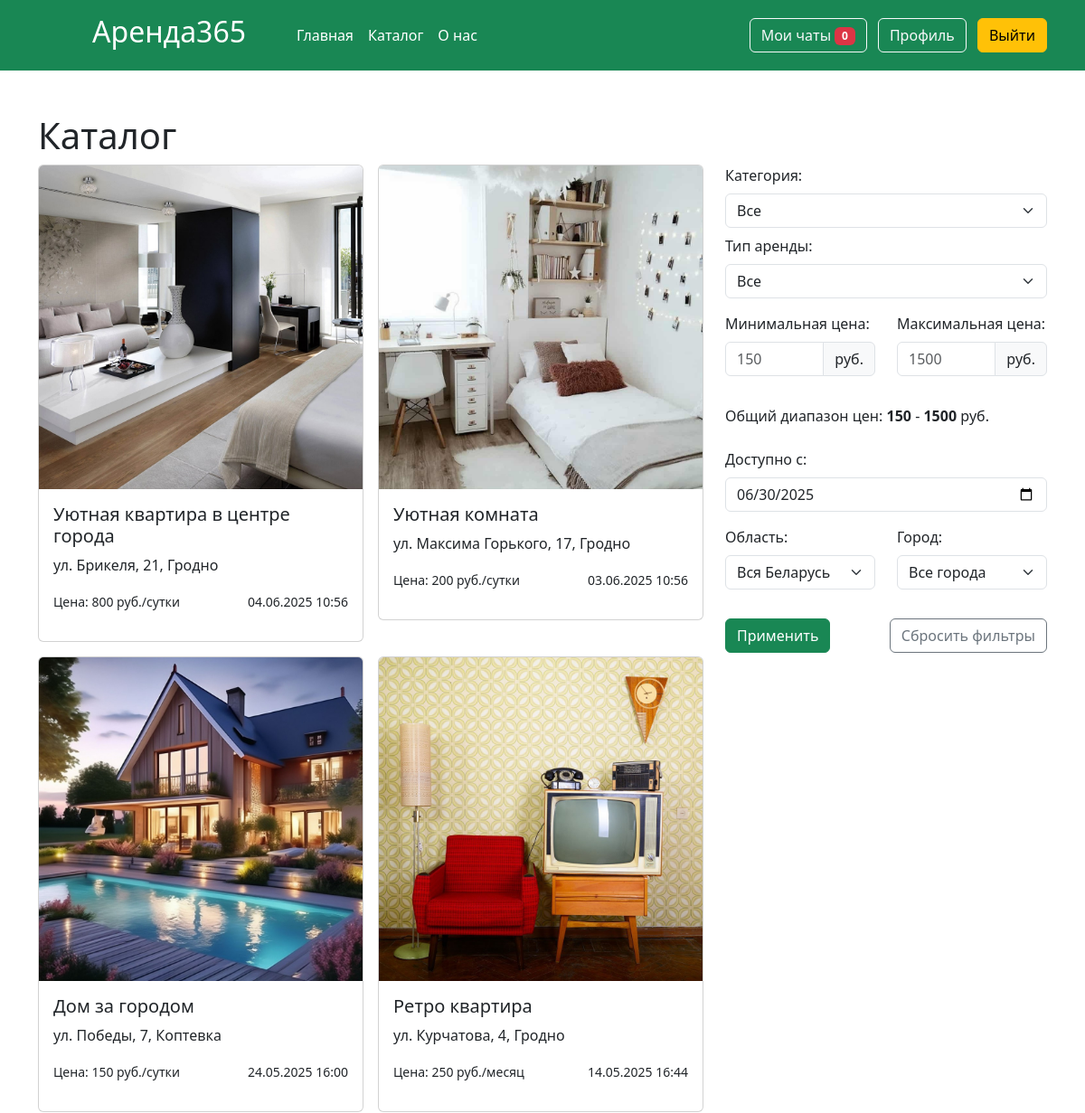
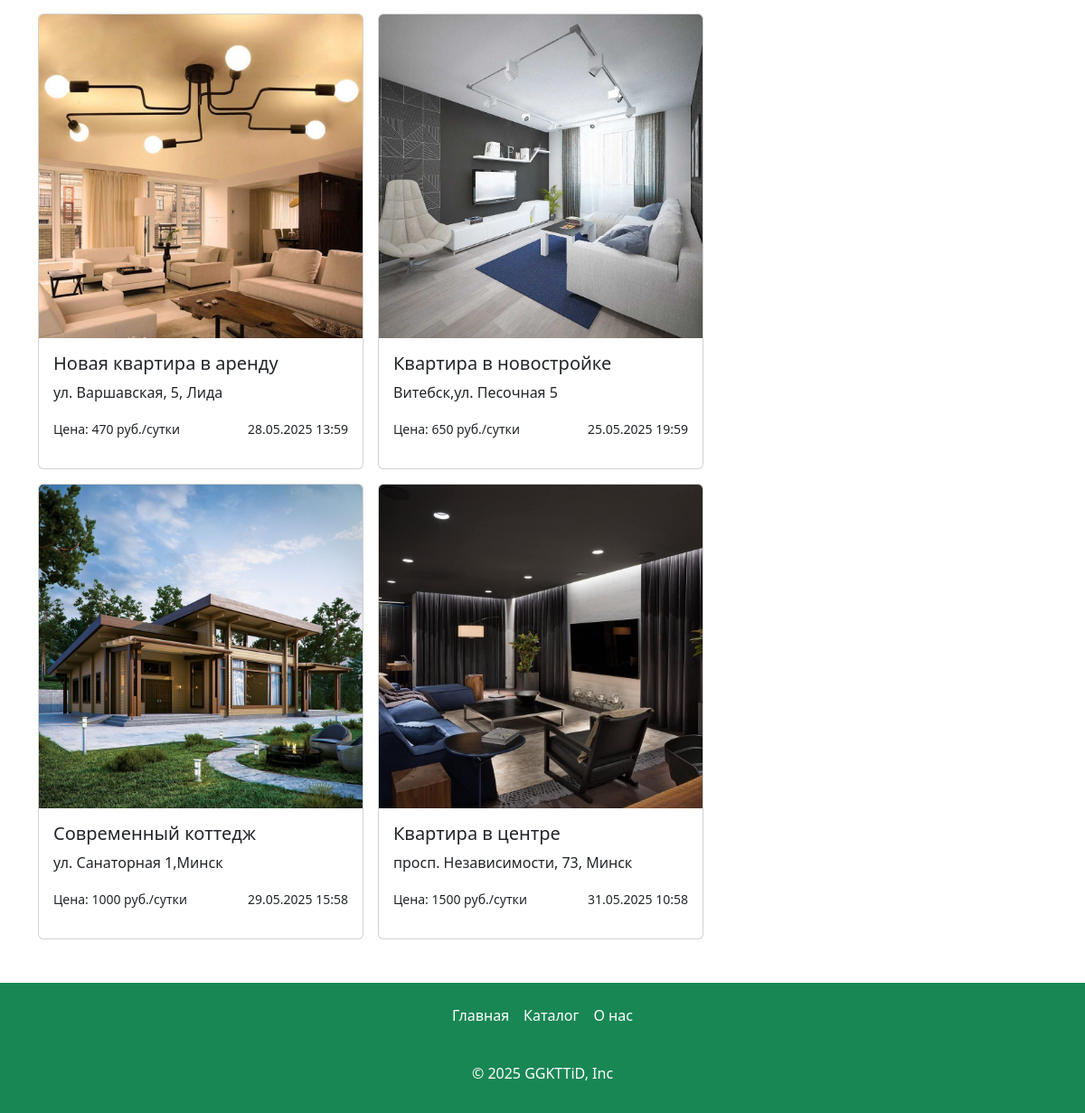
The app's page /catalog (signed in) with its own data (2 pictures, top to bottom).
### app.py (models this page shows, shortened)
class Articles(db.Model):
    id = db.Column(db.Integer,primary_key=True)
    title = db.Column(db.String(100))
    text = db.Column(db.Text)
    image_name = db.Column(db.String(100))
    category = db.Column(db.String(100))
    price = db.Column(db.Integer)
    floor = db.Column(db.Integer)
    entrance = db.Column(db.Integer)
    type_app = db.Column(db.String(100))
    address= db.Column(db.String(100))
    count_rooms = db.Column(db.Integer)
    hide = db.Column(db.Boolean, default=True)
    created_at = db.Column(db.DateTime, default=datetime.now)
    id_user = db.Column(db.Integer, db.ForeignKey('users.id'))
    orders = db.relationship('Orders', backref='article', lazy=True)
    images = db.relationship('Image', backref='article', lazy=True, cascade="all, delete-orphan")

### app.py (the view, shortened to what this page needs)
@app.route('/catalog')
def catalog():
    if request.method == 'GET':
        category = request.args.get('category')
        min_price = request.args.get('min_price')
        max_price = request.args.get('max_price')
        type_app = request.args.get('type_app')
        region = request.args.get('region')
        city = request.args.get('city')
        available_date_str = request.args.get('available_date')
        available_date = datetime.strptime(available_date_str, "%Y-%m-%d") if available_date_str else None
        count_rooms = request.args.get('room_type')
        min_price_all = db.session.query(func.min(Articles.price)).scalar()
        max_price_all = db.session.query(func.max(Articles.price)).scalar()
        query = Articles.query
        cities_by_region = {
            'Брестская область': ['Брест', 'Барановичи', 'Пинск', 'Кобрин', 'Берёза', 'Лунинец', 'Ивацевичи', 'Пружаны', 'Иваново', 'Дрогичин', 'Ганцевичи', 'Жабинка', 'Столин', 'Микашевичи', 'Белоозёрск', 'Малорита', 'Ляховичи', 'Каменец'],
            'Витебская область': ['Витебск', 'Орша', 'Новополоцк', 'Полоцк', 'Поставы', 'Глубокое', 'Лепель', 'Новолукомль', 'Городок', 'Барань', 'Толочин', 'Браслав', 'Чашники', 'Миоры', 'Дубровно', 'Докшицы', 'Верхнедвинск', 'Сенно'],
            'Гомельская область': ['Гомель', 'Мозырь', 'Жлобин', 'Светлогорск', 'Речица', 'Калинковичи', 'Рогачёв', 'Добруш', 'Житковичи', 'Хойники', 'Петриков', 'Ельск', 'Буда-Кошелёво', 'Наровля', 'Ветка', 'Чечерск', 'Октябрьский', 'Лельчицы'],
            'Гродненская область': ['Гродно', 'Лида', 'Слоним', 'Волковыск', 'Сморгонь', 'Новогрудок', 'Ошмяны', 'Щучин', 'Мосты', 'Берёзовка', 'Ивье', 'Дятлово', 'Скидель', 'Островец', 'Кореличи', 'Вороново', 'Зельва', 'Свислочь'],
            'Минская область': ['Минск', 'Борисов', 'Солигорск', 'Молодечно', 'Жодино', 'Слуцк', 'Вилейка', 'Дзержинск', 'Марьина Горка', 'Столбцы', 'Несвиж', 'Заславль', 'Фаниполь', 'Березино', 'Любань', 'Старые Дороги', 'Воложин', 'Узда', 'Копыль', 'Клецк', 'Червень', 'Смолевичи', 'Мядель'],
            'Могилевская область': ['Могилёв', 'Бобруйск', 'Горки', 'Осиповичи', 'Кричев', 'Быхов', 'Климовичи', 'Шклов', 'Костюковичи', 'Чаусы', 'Мстиславль', 'Белыничи', 'Кировск', 'Чериков', 'Славгород', 'Круглое', 'Кличев', 'Дрибин'],
            'Минск': ['Минск']
        }
        if category:
            query = query.filter(Articles.category == category)
        if min_price:
            query = query.filter(Articles.price >= int(min_price))
        if max_price:
            query = query.filter(Articles.price <= int(max_price))
        if type_app:
            query = query.filter(Articles.type_app == type_app)
        if available_date:
            query = query.filter(~Articles.orders.any(Orders.date == available_date))
        if count_rooms:
            if int(count_rooms) >= 4:
                query = query.filter(Articles.count_rooms >= int(count_rooms))
            else:
                query = query.filter(Articles.count_rooms == int(count_rooms))
        filtered_articles = query.all()
        return render_template("catalog.html",
            datetime=datetime,
            timedelta=timedelta,
            articles=filtered_articles,
            min_price_all=min_price_all,
            max_price_all=max_price_all,
            selected_region=region,
            selected_city=city
        )

### app.py (called while the page is built)
@app.context_processor
def inject_unread_messages():
    if 'name' in session:
        current_user = Users.query.filter_by(email=session['name']).first()
        unread_count = Messages.query.filter_by(recipient_id=current_user.id, is_read=False).count()
        return dict(unread_messages=unread_count)
    return dict(unread_messages=0)

@app.context_processor
def inject_user():
    def get_user_name():
        if 'name' in session:
            return Users.query.filter_by(email=session['name']).first()
    return dict(active_user=get_user_name())

@app.context_processor
def inject_unread_count():
    if 'name' in session:
        user = Users.query.filter_by(email=session['name']).first()
        if user:
            unread_count = Notification.query.filter_by(user_id=user.id, is_read=False).count()
            return dict(unread_notifications=unread_count)
    return dict(unread_notifications=0)

### templates/catalog.html (shortened to what this page needs)
{% extends 'base.html' %}
{% block main %}
  <main>
    <div class="container my-5">
        <h1>Каталог</h1>
      <div class="row">
        <div class="col-md-8">
          <div class="row g-3">
            {%if articles%}
            {%for article in articles%}
            {%if not article.hide or active_user.root == 1%}
            <div class="col-md-6">
              <a href="/card/{{article.id}}" class="card-link">
                <div class="card position-relative">
                  <img
                    src="./static/img/upload/{{article.image_name}}"
                    class="card-img-top"
                    alt="{{article.title}}"
                  />
                  <div class="card-body">
                    <h5 class="card-title">{{article.title}}</h5>
                    <p class="font-weight-bold">{{article.address}}</p>
                    <div class="d-flex justify-content-between">
                   <p><small>Цена: {{article.price}} руб./{%if article.type_app=="Посуточная"%}сутки{%else%}месяц{%endif%}</small></p>
                  <p><small>{{article.created_at.strftime('%d.%m.%Y %H:%M' )}}</small></p>
                  </div>
                  </div>
                </div>
              </a>
            </div>
            {%endif%}
            {%endfor%}
            {%else%}
              <p>Ничего не найдено!</p>
            {%endif%}
          </div>
        </div>
        <div class="col-md-4">
          <form method="GET" action="/catalog" class="">
            <label for="category" class="form-label">Категория:</label>
            <select name="category" id="category" class="form-select" onchange="toggleRoomType()">
                <option value="">Все</option>
            </select>
            <label for="type_app" class="form-label mt-2">Тип аренды:</label>
            <select name="type_app" id="type_app" class="form-select">
                <option value="">Все</option>
            </select>
           <div class="row mt-3">
    <div class="col-md-6 mb-3">
        <label for="min_price" class="form-label">Минимальная цена:</label>
        <div class="input-group">
            <input type="number" min="1" class="form-control" name="min_price" id="min_price"
                   placeholder="{{min_price_all}}" value="{{ request.args.get('min_price', '') }}">
            <span class="input-group-text">руб.</span>
        </div>
    </div>
    <div class="col-md-6 mb-3">
        <label for="max_price" class="form-label">Максимальная цена:</label>
        <div class="input-group">
            <input type="number" min="1" class="form-control" name="max_price" id="max_price"
                   placeholder="{{max_price_all}}" value="{{ request.args.get('max_price', '') }}">
            <span class="input-group-text">руб.</span>
        </div>
    </div>
</div>
            <p class="mt-3">
              Общий диапазон цен:
              <span class="fw-bold">{{ min_price_all }}</span> -
              <span class="fw-bold">{{ max_price_all }}</span> руб.
            </p>
            <label for="available_date" class="form-label mt-2">Доступно с:</label>
            <input type="date" class="form-control" name="available_date" id="available_date"
            value="{{ request.args.get('available_date', datetime.now().strftime('%Y-%m-%d')) }}"
            min="{{ datetime.now().strftime('%Y-%m-%d') }}"
            max="{{ (datetime.now() + timedelta(days=365)).strftime('%Y-%m-%d') }}">
            <div class="row mt-3">
    <div class="col-md-6 mb-3">
        <label for="region" class="form-label">Область:</label>
        <select name="region" id="region" class="form-select" onchange="updateCities()">
            <option value="">Вся Беларусь</option>
        </select>
    </div>
    <div class="col-md-6 mb-3">
        <label for="city" class="form-label">Город:</label>
        <select name="city" id="city" class="form-select">
            <option value="">Все города</option>
        </select>
    </div>
</div>
            <div class="d-flex justify-content-between mt-3">
                <button type="submit" class="btn btn-success">Применить</button>
                <a href="/catalog" class="btn btn-outline-secondary">Сбросить фильтры</a>
            </div>
          </form>
        </div>
      </div>
    </div>
  </main>
{% endblock %}

### static/css/style.css (style rules this page uses)
html { height: 100%; }
body { display: flex; flex-direction: column; height: 100%; background-color: #ffff; border-radius: 30px; }
main { flex: 1 0 auto; }
.card-link { text-decoration: none; }
.card { transition: box-shadow 0.3s; }

### records on screen
Articles: image_name (picture), title "Уютная квартира в центре города", address "ул. Брикеля, 21, Гродно", price "800", type_app "сутки", created_at "04.06.2025 10:56"
Articles: image_name (picture), title "Уютная комната", address "ул. Максима Горького, 17, Гродно", price "200", type_app "сутки", created_at "03.06.2025 10:56"
Articles: image_name (picture), title "Дом за городом", address "ул. Победы, 7, Коптевка", price "150", type_app "сутки", created_at "24.05.2025 16:00"
Articles: image_name (picture), title "Ретро квартира", address "ул. Курчатова, 4, Гродно", price "250", type_app "месяц", created_at "14.05.2025 16:44"
Articles: image_name (picture), title "Новая квартира в аренду", address "ул. Варшавская, 5, Лида", price "470", type_app "сутки", created_at "28.05.2025 13:59"
Articles: image_name (picture), title "Квартира в новостройке", address "Витебск,ул. Песочная 5", price "650", type_app "сутки", created_at "25.05.2025 19:59"
Articles: image_name (picture), title "Современный коттедж", address "ул. Санаторная 1,Минск", price "1000", type_app "сутки", created_at "29.05.2025 15:58"
Articles: image_name (picture), title "Квартира в центре", address "просп. Независимости, 73, Минск", price "1500", type_app "сутки", created_at "31.05.2025 10:58"

### other values on screen
{{ unread_messages }} "0"
{{ min_price_all }} "150"
{{ max_price_all }} "1500"
